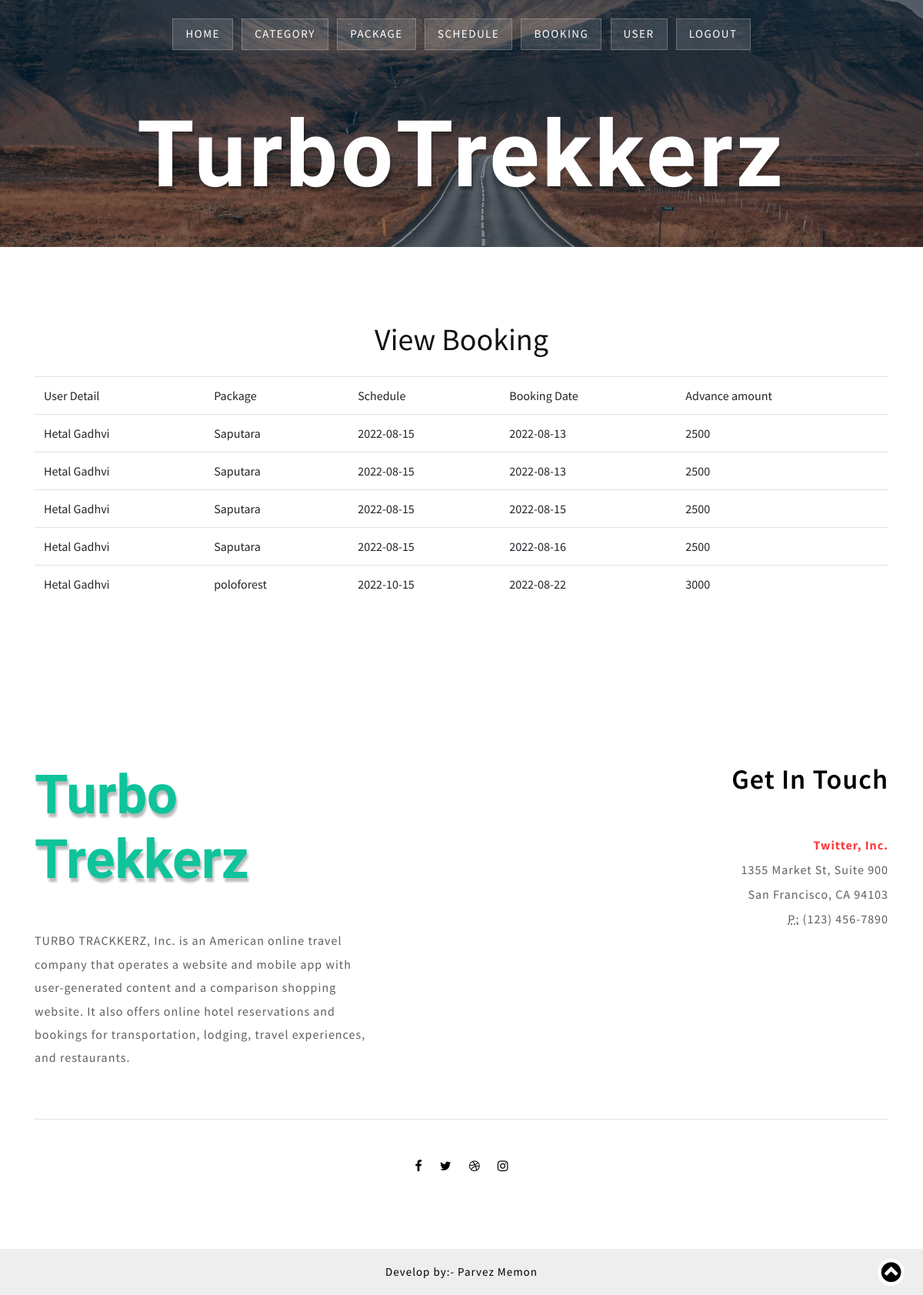
Screenshot of /viewbooking.php (signed in) with the database file from the repository.
### tables this page shows
CREATE TABLE `booking` (
  `b_id` int(5) NOT NULL,
  `u_id` int(5) NOT NULL,
  `p_id` int(5) NOT NULL,
  `s_id` int(5) NOT NULL,
  `book_date` date NOT NULL,
  `advance_amount` int(5) NOT NULL
);

CREATE TABLE `user` (
  `u_id` int(5) NOT NULL,
  `name` varchar(50) NOT NULL,
  `address` mediumtext NOT NULL,
  `email` varchar(50) NOT NULL,
  `password` varchar(50) NOT NULL,
  `city` varchar(50) NOT NULL,
  `contact` int(10) NOT NULL
);

CREATE TABLE `package` (
  `p_id` int(5) NOT NULL,
  `title` varchar(50) NOT NULL,
  `c_id` int(5) NOT NULL,
  `price` int(50) NOT NULL,
  `detail` mediumtext NOT NULL,
  `photo` varchar(50) NOT NULL,
  `pdf` varchar(50) NOT NULL
);

CREATE TABLE `schedule` (
  `s_id` int(5) NOT NULL,
  `p_id` int(5) NOT NULL,
  `date` date NOT NULL,
  `price` int(10) NOT NULL,
  `capacity` int(255) NOT NULL
);

### viewbooking.php (the view)
<?php include("aheader.php");
include("connect.php") ?>
<section class="contact py-5" id="contact">
    <div class="container py-md-5">
        <h3 class="tittle text-center">View Booking</h3>
        <div class="row mt-4">
            <div class="col-lg-12">
                <table class="table">
                    <tr>
                        <td> User Detail </td>
                        <td> Package</td>
                        <td> Schedule </td>
                        <td> Booking Date </td>
                        <td> Advance amount </td>
                    </tr>
                    <?php
                    $q = "select p.*,b.*,s.*,u.name from package p, booking b, schedule s,user u where u.u_id=b.u_id and  s.s_id=b.s_id and p.p_id=b.p_id";
                    $rs = mysqli_query($cn, $q);
                    while ($row = mysqli_fetch_array($rs)) {
                    ?>
                        <tr>
                            <td><?php print $row['name']; ?></td>
                            <td><?php print $row['title']; ?></td>
                            <td><?php print $row['date']; ?></td>
                            <td><?php print $row['book_date']; ?></td>
                            <td><?php print $row['advance_amount']; ?></td>
                        </tr>
                    <?php } ?>
                </table>
            </div>
        </div>
    </div>
</section>
<?php include("footer.php") ?>

### css/style.css (style rules this page uses)
body { padding: 0; margin: 0; background: #FFF; font-family: 'Source Sans Pro', sans-serif; }
html { scroll-behavior: smooth; }
h1, h2, h3, h4, h5, h6 { margin: 0; padding: 0; }
h3.tittle { color: #111; font-size: 40px; }

### rows the page displays
booking: u.name "Hetal Gadhvi", p.title "Saputara", s.date "2022-08-15", book_date "2022-08-13", advance_amount "2500"
booking: u.name "Hetal Gadhvi", p.title "Saputara", s.date "2022-08-15", book_date "2022-08-13", advance_amount "2500"
booking: u.name "Hetal Gadhvi", p.title "Saputara", s.date "2022-08-15", book_date "2022-08-15", advance_amount "2500"
booking: u.name "Hetal Gadhvi", p.title "Saputara", s.date "2022-08-15", book_date "2022-08-16", advance_amount "2500"
booking: u.name "Hetal Gadhvi", p.title "poloforest", s.date "2022-10-15", book_date "2022-08-22", advance_amount "3000"
